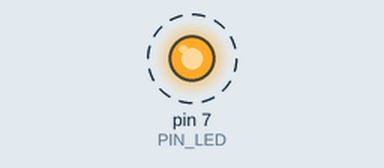
This sketch was run on a simulated Arduino Uno, built with avr-gcc and run on an emulated ATmega328P. On the bench: output pins drawn as LEDs (lit = HIGH). Dashed ring = blinking. At 2.0 s the program stops and its outputs stay as they are.

Above: at 1.05 s.
Timing chart, 0 to 3.5 s (numbered marks = the images above):
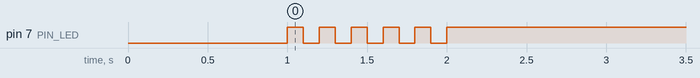

Measured:
- by itself, pin 7 (PIN_LED): alternates HIGH for 0.10 s and LOW for 0.10 s, 11 changes in all, then stays HIGH

The sketch:

05_practice_2.ino
```cpp
#define PIN_LED 7
unsigned int count, toggle;

void setup() {
  pinMode(7, OUTPUT);
  digitalWrite(7, LOW);
  delay(1000);
}
void loop(){
  int count = 0;
  while (count< 5){
  digitalWrite(7, HIGH);
  delay(100);
  digitalWrite(7, LOW);
  delay(100);
  count += 1;
  }
  while(1){
   digitalWrite(7,HIGH);
  }
}
```
